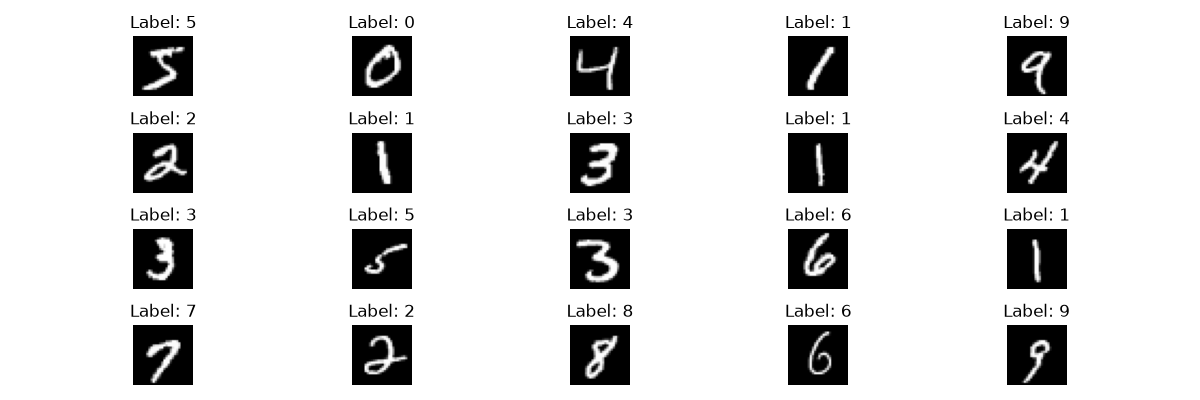
#> input picture visualize_dataset.png, 1200 x 400 px
$ python -i image_preprocessing.py   (imports and definitions only)
#> lines starting #> are read from the running program, lines starting #| are printed output that depends on the picture; after the words box and inside, x2 and y2 are one past the last pixel; in counts of white or black regions, pixels touching at a corner belong together
#> further down, picture is the input picture: shape (400, 1200, 3); min 0, max 255, mean 219

import cv2
import numpy as np


def preprocess_image(image):
    """
    Preprocess a handwritten digit image for the trained SVM model.

    Input:
        image: PIL Image or NumPy image array

    Output:
        NumPy array of shape (1, 784), with pixel values from 0 to 255.
    """

    # 1. Convert input image to NumPy array
    if hasattr(image, "convert"):
        image = np.array(image.convert("RGB"))
    else:
        image = np.asarray(image)

    # 2. Convert image to grayscale
    if image.ndim == 3:
        if image.shape[2] == 4:
            image = cv2.cvtColor(image, cv2.COLOR_RGBA2GRAY)
        else:
            image = cv2.cvtColor(image, cv2.COLOR_RGB2GRAY)

    # 3. Apply Gaussian blur to reduce noise
    blurred = cv2.GaussianBlur(image, (5, 5), 0)
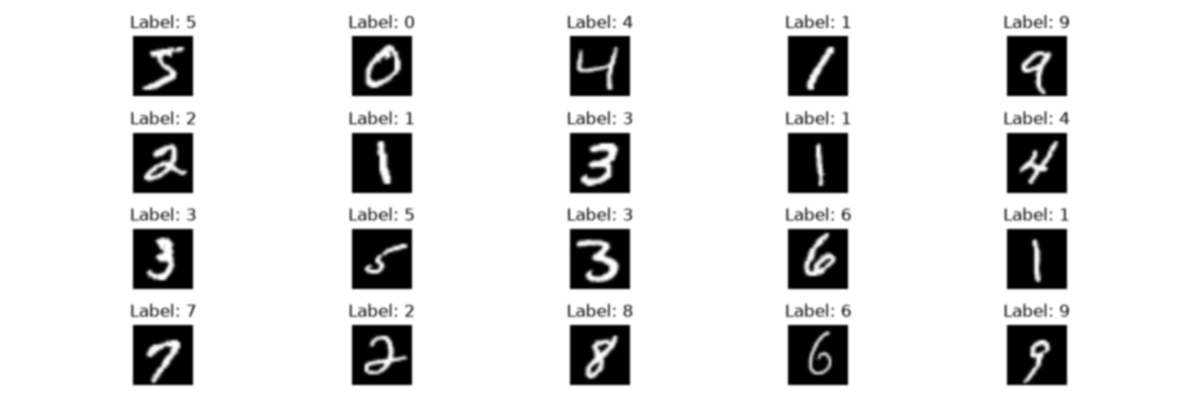
#> blurred: shape (400, 1200); min 0, max 255, mean 219

    # 4. Apply Otsu thresholding
    _, thresholded = cv2.threshold(
        blurred,
        0,
        255,
        cv2.THRESH_BINARY_INV + cv2.THRESH_OTSU
    )
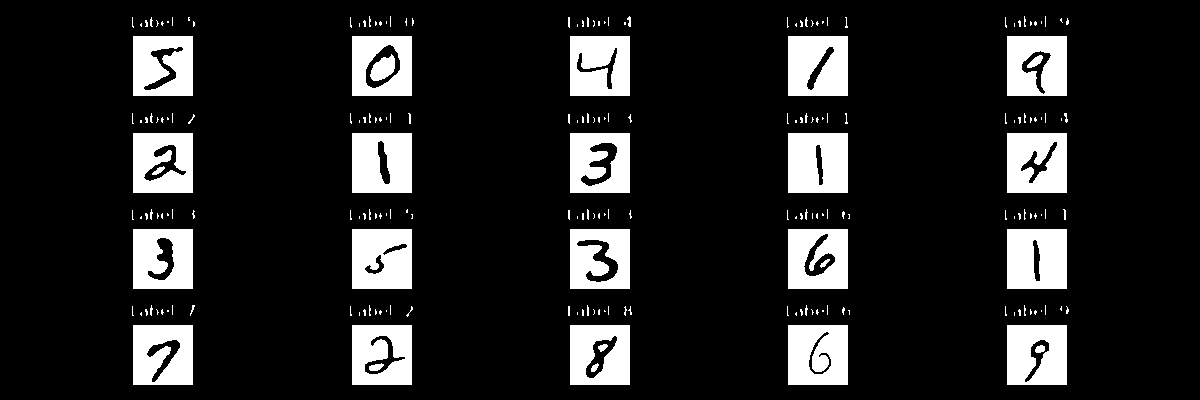
#> thresholded: shape (400, 1200); 13.8% white; 218 white regions (178 under 20 px)

    # 5. Detect contours
    contours, _ = cv2.findContours(
        thresholded,
        cv2.RETR_EXTERNAL,
        cv2.CHAIN_APPROX_SIMPLE
    )
#> contours = 210 contours, 190 with area under 20; largest, box (x1, y1, x2, y2) and area: (1007, 325, 1067, 385) 3481, (788, 325, 848, 385) 3481, (570, 325, 630, 385) 3481, (352, 325, 412, 385) 3481, (133, 325, 193, 385) 3481

    if not contours:
        raise ValueError("No handwritten digit detected.")

    # 6. Select the largest contour
    largest_contour = max(contours, key=cv2.contourArea)
#> largest_contour = [[1007, 325], [1007, 384], [1066, 384], [1066, 325]]

    if cv2.contourArea(largest_contour) < 10:
        raise ValueError("No clear handwritten digit detected.")

    # 7. Crop the digit using its bounding rectangle
    x, y, w, h = cv2.boundingRect(largest_contour)
#> x = 1007; y = 325; w = 60; h = 60
    digit = thresholded[y:y + h, x:x + w]
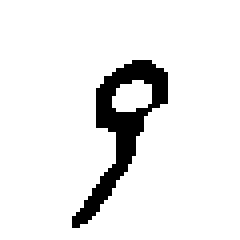
#> digit: shape (60, 60) (shown 4 times larger); 91.8% white; 1 black region, box (x1, y1, x2, y2) and area: (18, 15, 42, 57) 297

    # 8. Resize while maintaining aspect ratio
    scale = 20.0 / max(w, h)
#> scale = 0.333

    new_width = max(1, int(round(w * scale)))
#> new_width = 20
    new_height = max(1, int(round(h * scale)))
#> new_height = 20

    resized_digit = cv2.resize(
        digit,
        (new_width, new_height),
        interpolation=cv2.INTER_AREA
    )
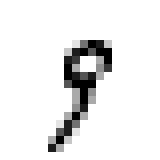
#> resized_digit: shape (20, 20) (shown 8 times larger); min 0, max 255, mean 234

    # 9. Place the digit in the centre of a 28x28 black canvas
    canvas = np.zeros((28, 28), dtype=np.uint8)

    x_offset = (28 - new_width) // 2
#> x_offset = 4
    y_offset = (28 - new_height) // 2
#> y_offset = 4

    canvas[
        y_offset:y_offset + new_height,
        x_offset:x_offset + new_width
    ] = resized_digit
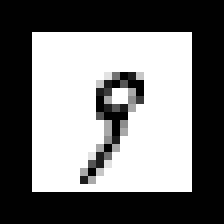
#> canvas: shape (28, 28) (shown 8 times larger); min 0, max 255, mean 119.4

    # 10. Calculate the centre of mass
    moments = cv2.moments(canvas)
#> moments = moments, m00 93583, centre m10/m00, m01/m00 = (13.48, 13.45)

    if moments["m00"] != 0:
        center_x = moments["m10"] / moments["m00"]
#> center_x = 13.48
        center_y = moments["m01"] / moments["m00"]
#> center_y = 13.45

        shift_x = int(round(13.5 - center_x))
#> shift_x = 0
        shift_y = int(round(13.5 - center_y))
#> shift_y = 0

        # 11. Shift digit towards the centre
        transformation = np.float32([
            [1, 0, shift_x],
            [0, 1, shift_y]
        ])
#> transformation = [[1, 0, 0], [0, 1, 0]]

        canvas = cv2.warpAffine(
            canvas,
            transformation,
            (28, 28)
        )

    # 12. Slightly increase stroke thickness
    kernel = np.ones((2, 2), dtype=np.uint8)

    canvas = cv2.dilate(
        canvas,
        kernel,
        iterations=1
    )
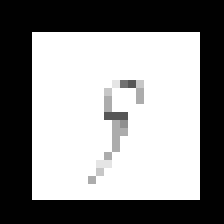
#> canvas: shape (28, 28) (shown 8 times larger); min 0, max 255, mean 140.7

    # 13. Flatten into 784 features
    result = canvas.reshape(1, 784)

    return result

>>> import cv2
>>> picture = cv2.cvtColor(cv2.imread('../visualize_dataset.png'), cv2.COLOR_BGR2RGB)
>>> result = preprocess_image(picture)
